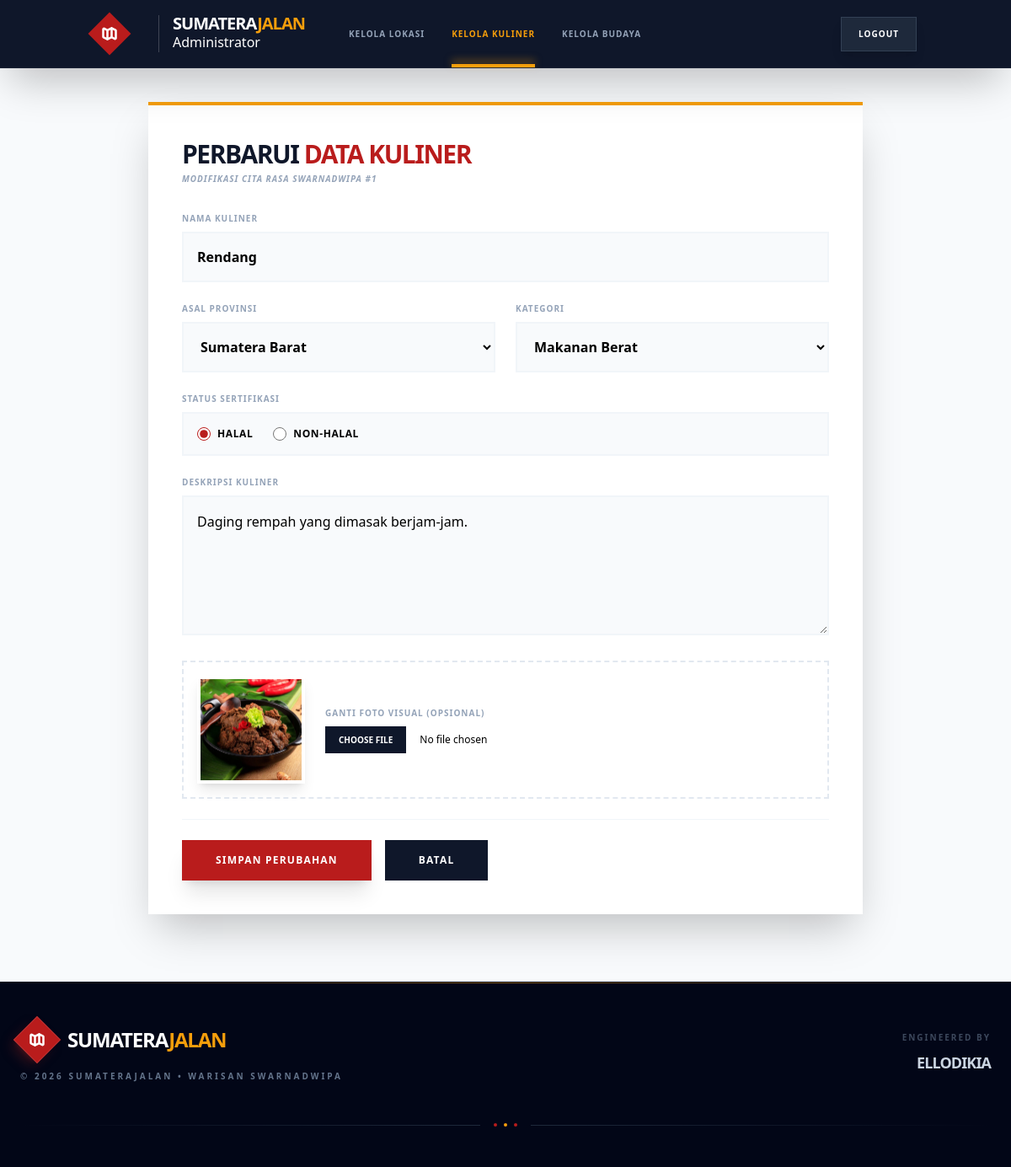
Screenshot of /admin/kuliner_edit.php?id=1 with the database file from the repository.
### tables this page shows
CREATE TABLE `kuliner` (
  `id` int(11) NOT NULL,
  `nama_kuliner` varchar(100) NOT NULL,
  `asal_provinsi_id` int(11) DEFAULT NULL,
  `deskripsi` text DEFAULT NULL,
  `foto` varchar(255) DEFAULT NULL,
  `kategori_kuliner` enum('Makanan Berat','Camilan','Minuman') DEFAULT 'Makanan Berat',
  `status_halal` enum('Halal','Non-Halal') DEFAULT 'Halal'
);

CREATE TABLE `provinsi` (
  `id` int(11) NOT NULL,
  `nama_provinsi` varchar(50) NOT NULL,
  `slug` varchar(50) NOT NULL,
  `ibu_kota` varchar(50) DEFAULT NULL,
  `foto_provinsi` varchar(255) DEFAULT NULL
);

### admin/kuliner_edit.php (the view, shortened to what this page needs)
<?php
require_once '../config/database.php';
$id = isset($_GET['id']) ? (int)$_GET['id'] : 0;
$stmt = $pdo->prepare("SELECT * FROM kuliner WHERE id = ?");
$stmt->execute([$id]);
$data = $stmt->fetch();
$provinsi = $pdo->query("SELECT * FROM provinsi ORDER BY nama_provinsi ASC")->fetchAll();
?>
<!DOCTYPE html>
<html lang="id">
<head>
    <script src="https://cdn.tailwindcss.com"></script>
</head>
<body class="bg-slate-50">
    <?php include '../includes/admin_nav.php'; ?>
    <main class="container mx-auto px-4 md:px-6 max-w-4xl">
        <div class="bg-white shadow-2xl border-t-4 border-amber-500 p-6 md:p-10 mt-6 md:mt-10">
            <div class="mb-8">
                <h2 class="text-2xl md:text-3xl font-black uppercase tracking-tighter text-slate-900">
                    Perbarui <span class="text-red-700">Data Kuliner</span>
                </h2>
                <p class="text-[10px] font-bold text-slate-400 uppercase tracking-widest mt-1 italic">
                    Modifikasi Cita Rasa Swarnadwipa #<?= $id ?>
                </p>
            </div>
            <form action="" method="POST" enctype="multipart/form-data" class="space-y-6">
                <div class="space-y-2">
                    <label class="block text-[10px] font-black uppercase tracking-widest text-slate-400">Nama Kuliner</label>
                    <input type="text" name="nama_kuliner" required
                           value="<?= htmlspecialchars($data['nama_kuliner']) ?>"
                           class="w-full p-4 bg-slate-50 border-2 border-slate-100 outline-none font-bold focus:border-red-700 transition">
                </div>
                <div class="grid grid-cols-1 md:grid-cols-2 gap-6">
                    <div class="space-y-2">
                        <label class="block text-[10px] font-black uppercase tracking-widest text-slate-400">Asal Provinsi</label>
                        <select name="asal_provinsi_id" class="w-full p-4 bg-slate-50 border-2 border-slate-100 outline-none font-bold focus:border-red-700 transition">
                            <?php foreach($provinsi as $p): ?>
                                <option value="<?= $p['id'] ?>" <?= ($p['id'] == $data['asal_provinsi_id']) ? 'selected' : '' ?>>
                                    <?= htmlspecialchars($p['nama_provinsi']) ?>
                                </option>
                            <?php endforeach; ?>
                        </select>
                    </div>
                    <div class="space-y-2">
                        <label class="block text-[10px] font-black uppercase tracking-widest text-slate-400">Kategori</label>
                        <select name="kategori_kuliner" class="w-full p-4 bg-slate-50 border-2 border-slate-100 outline-none font-bold focus:border-red-700 transition">
                            <?php $kats = ['Makanan Berat', 'Camilan', 'Minuman'];
                            foreach($kats as $k): ?>
                                <option value="<?= $k ?>" <?= ($data['kategori_kuliner'] == $k) ? 'selected' : '' ?>><?= $k ?></option>
                            <?php endforeach; ?>
                        </select>
                    </div>
                </div>
                <div class="space-y-2">
                    <label class="block text-[10px] font-black uppercase tracking-widest text-slate-400">Status Sertifikasi</label>
                    <div class="flex flex-wrap gap-6 p-4 bg-slate-50 border-2 border-slate-100">
                        <label class="flex items-center gap-2 cursor-pointer text-xs font-bold uppercase tracking-wider">
                            <input type="radio" name="status_halal" value="Halal" <?= ($data['status_halal'] == 'Halal') ? 'checked' : '' ?> class="accent-red-700 w-4 h-4">
                            Halal
                        </label>
                        <label class="flex items-center gap-2 cursor-pointer text-xs font-bold uppercase tracking-wider">
                            <input type="radio" name="status_halal" value="Non-Halal" <?= ($data['status_halal'] == 'Non-Halal') ? 'checked' : '' ?> class="accent-red-700 w-4 h-4">
                            Non-Halal
                        </label>
                    </div>
                </div>
                <div class="space-y-2">
                    <label class="block text-[10px] font-black uppercase tracking-widest text-slate-400">Deskripsi Kuliner</label>
                    <textarea name="deskripsi" rows="5" required
                              class="w-full p-4 bg-slate-50 border-2 border-slate-100 outline-none focus:border-red-700 transition leading-relaxed"><?= htmlspecialchars($data['deskripsi']) ?></textarea>
                </div>
                <div class="flex flex-col md:flex-row items-start md:items-center gap-6 p-4 border-2 border-dashed border-slate-200">
                    <div class="relative group">
                        <img src="../assets/uploads/<?= $data['foto'] ?>"
                             class="w-24 h-24 md:w-32 md:h-32 object-cover border-4 border-white shadow-lg">
                    </div>
                    <div class="space-y-2 flex-1">
                        <label class="block text-[10px] font-black uppercase tracking-widest text-slate-400">Ganti Foto Visual (Opsional)</label>
                        <input type="file" name="foto" accept="image/*" class="text-xs file:mr-4 file:py-2 file:px-4 file:border-0 file:text-[10px] file:font-black file:uppercase file:bg-slate-900 file:text-white hover:file:bg-red-700 file:transition cursor-pointer">
                    </div>
                </div>
                <div class="pt-6 border-t border-slate-100 flex flex-col md:flex-row gap-4">
                    <button type="submit" class="w-full md:w-auto bg-red-700 text-white px-10 py-4 font-black uppercase tracking-widest text-xs hover:bg-slate-900 transition shadow-xl">
                        Simpan Perubahan
                    </button>
                    <a href="kuliner_kelola.php" class="w-full md:w-auto text-center bg-slate-900 text-white px-10 py-4 font-black uppercase tracking-widest text-xs hover:bg-slate-700 transition">
                        Batal
                    </a>
                </div>
            </form>
        </div>
    </main>
    <?php include '../includes/footer.php'; ?>
</body>
</html>

### rows the page displays
kuliner: nama_kuliner "Rendang", asal_provinsi_id "Sumatera Barat", kategori_kuliner "Makanan Berat", status_halal "☑ HALAL", status_halal "☐ NON-HALAL", deskripsi "Daging rempah yang dimasak berjam-jam.", foto (picture)

### other values shown
$item[2] "KELOLA LOKASI"
$item[2] "KELOLA KULINER"
$item[2] "KELOLA BUDAYA"
$id "1"
